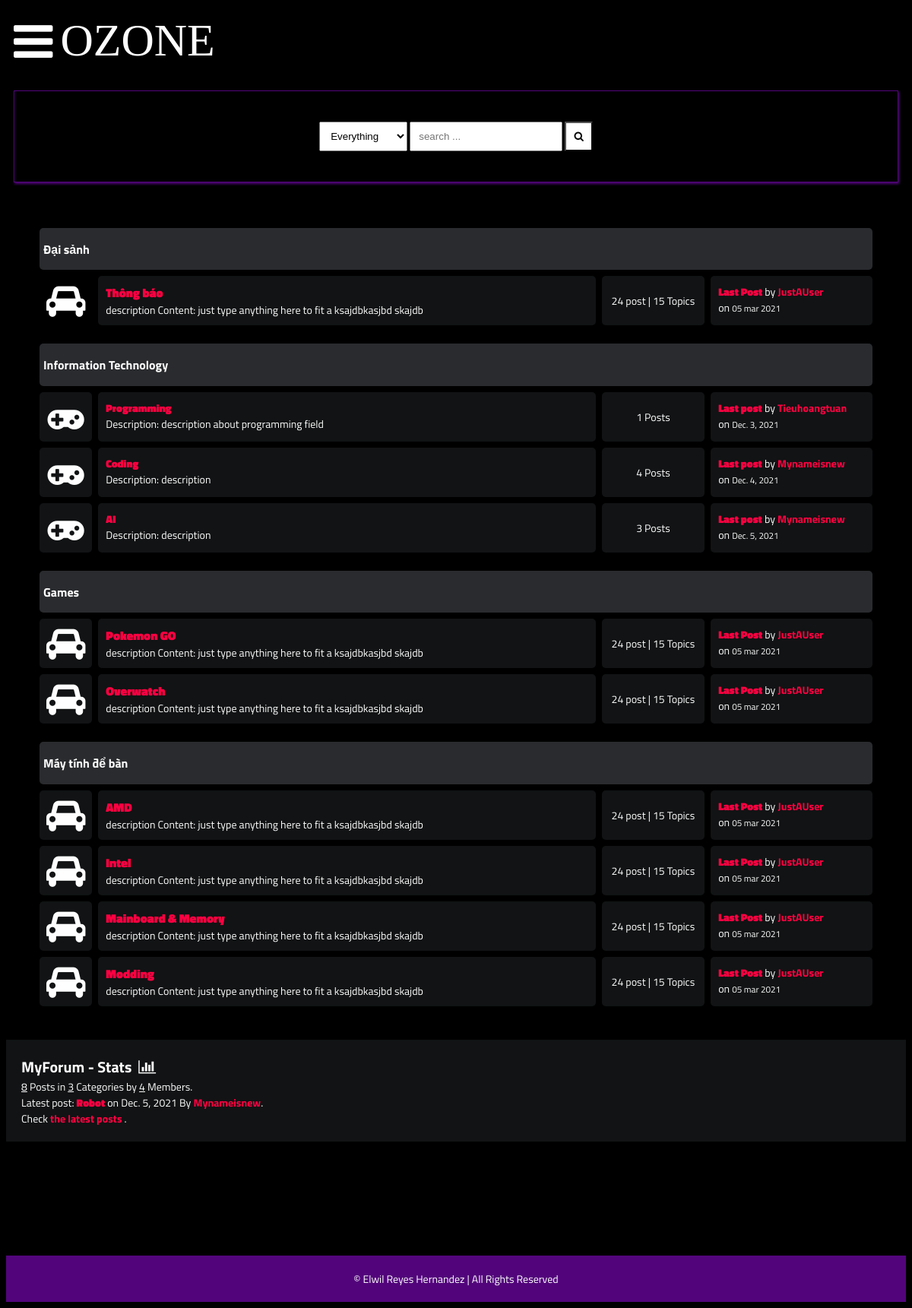
The page / on the database its author committed.
### main/models.py (models this page shows, shortened)
class Category(models.Model):
    title = models.CharField(max_length=50)
    slug = models.SlugField(max_length=400, unique=True, blank=True)
    description = models.TextField(default="description")
    class Meta:
        verbose_name_plural = "categories"
    def get_url(self):
        return reverse("posts", kwargs={
            "slug":self.slug
        })
    @property
    def num_posts(self):
        return Post.objects.filter(categories=self).count()
    @property
    def last_post(self):
        return Post.objects.filter(categories=self).latest("date")

class Post(models.Model):
    title = models.CharField(max_length=400)
    slug = models.SlugField(max_length=400, unique=True, blank=True)
    user = models.ForeignKey(Author, on_delete=models.CASCADE)
    content = HTMLField()
    categories = models.ManyToManyField(Category)
    date = models.DateTimeField(auto_now_add=True)
    approved = models.BooleanField(default=False)
    hit_count_generic = GenericRelation(HitCount, object_id_field='object_pk',
        related_query_name='hit_count_generic_relation'
    )
    tags = TaggableManager()
    comments = models.ManyToManyField(Comment, blank=True)
    closed = models.BooleanField(default=False)
    state = models.CharField(max_length=40, default="zero")
    def get_url(self):
        return reverse("detail", kwargs={
            "slug":self.slug
        })

class Author(models.Model):
    user = models.ForeignKey(User, on_delete=models.CASCADE)
    fullname = models.CharField(max_length=40, blank=True)
    slug = slug = models.SlugField(max_length=400, unique=True, blank=True)
    bio = HTMLField()
    points = models.IntegerField(default=0)
    profile_pic = ResizedImageField(size=[50, 80], quality=100, upload_to="authors", default=None, null=True, blank=True)

### main/views.py (the view)
# urls.py: path("", home, name="home"),
def home(request):
    forums = Category.objects.all()
    num_posts = Post.objects.all().count()
    num_users = User.objects.all().count()
    num_categories = forums.count()
    try:
        last_post = Post.objects.latest("date")
    except:
        last_post = []
    context = {
        "forums":forums,
        "num_posts":num_posts,
        "num_users":num_users,
        "num_categories":num_categories,
        "last_post":last_post,
        "title": "OZONE forum app"
    }
    return render(request, "forums.html", context)

### main/context_processors.py (called while the page is built, shortened)
def searchFunction(request):
    search_context = {}
    posts = Post.objects.all()
    return search_context

### templates/forums.html (shortened to what this page needs)
{% extends 'base.html' %}
{% block content %}
    <div class="container">
        <div class="subforum">
            <div class="subforum-title">
                <h1>Đại sảnh</h1>
            </div>
            <div class="subforum-row">
                <div class="subforum-icon center">
                    <i class="fa fa-car"></i>
                </div>
                <div class="subforum-description subforum-column">
                    <h1><a href="">Thông báo</a></h1>
                    <p>description Content: just type anything here to fit a ksajdbkasjbd skajdb</p>
                </div>
                <div class="subforum-stats subforum-column center">
                    <span>24 post | 15 Topics</span>
                </div>
                <div class="subforum-info subforum-column">
                    <b><a href="">Last Post</a></b> by <a href="">JustAUser</a>
                    <br>
                    on <small>05 mar 2021</small>
                </div>
            </div>
        </div>
        <div class="subforum">
            {% if forums %}
                <div class="subforum-title">
                    <h1>Information Technology</h1>
                </div>
                {% for forum in forums %}
                    <div class="subforum-row">
                        <div class="subforum-icon subforum-column center">
                            <i class="fa fa-gamepad"></i>
                        </div>
                        <div class="subforum-description subforum-column">
                            <h4><a href="{{forum.get_url}}">{{forum.title}}</a></h4>
                            <p>Description: {{forum.description}} </p>
                        </div>
                        <div class="subforum-stats subforum-column center">
                            <span>{{forum.num_posts}} Posts</span>
                        </div>
                        <div class="subforum-info subforum-column">
                            {% if forum.last_post %}
                                <b><a href="{{forum.last_post.get_url}}">Last post</a></b> by <a href="">{{forum.last_post.user.fullname|title}}</a>
                                <br>on <small>{{forum.last_post.date|date}}</small>
                            {% else %}
                                <span>No posts in this category.</span>
                            {% endif %}
                        </div>
                    </div>
                {% endfor %}
            {% else %}
                <div class="subforum-title">
                    <h1><i class="fa fa-frown-o"></i>&nbsp;you have no posts yet.</h1>
                </div>
            {% endif %}
        </div>
        <div class="subforum">
            <div class="subforum-title">
                <h1>Games</h1>
            </div>
            <div class="subforum-row">
                <div class="subforum-icon subforum-column center">
                    <i class="fa fa-car"></i>
                </div>
                <div class="subforum-description subforum-column">
                    <h1><a href="">Pokemon GO</a></h1>
                    <p>description Content: just type anything here to fit a ksajdbkasjbd skajdb</p>
                </div>
                <div class="subforum-stats subforum-column center">
                    <span>24 post | 15 Topics</span>
                </div>
                <div class="subforum-info subforum-column">
                    <b><a href="">Last Post</a></b> by <a href="">JustAUser</a>
                    <br>
                    on <small>05 mar 2021</small>
                </div>
            </div>
            <div class="subforum-row">
                <div class="subforum-icon subforum-column center">
                    <i class="fa fa-car"></i>
                </div>
                <div class="subforum-description subforum-column">
                    <h1><a href="">Overwatch</a></h1>
                    <p>description Content: just type anything here to fit a ksajdbkasjbd skajdb</p>
                </div>
                <div class="subforum-stats subforum-column center">
                    <span>24 post | 15 Topics</span>
                </div>
                <div class="subforum-info subforum-column">
                    <b><a href="">Last Post</a></b> by <a href="">JustAUser</a>
                    <br>
                    on <small>05 mar 2021</small>
                </div>
            </div>
        </div>
        <div class="subforum">
            <div class="subforum-title">
                <h1>Máy tính để bàn</h1>
            </div>
            <div class="subforum-row">
                <div class="subforum-icon subforum-column center">
                    <i class="fa fa-car"></i>
                </div>
                <div class="subforum-description subforum-column">
                    <h1><a href="">AMD</a></h1>
                    <p>description Content: just type anything here to fit a ksajdbkasjbd skajdb</p>
                </div>
                <div class="subforum-stats subforum-column center">
                    <span>24 post | 15 Topics</span>
                </div>
                <div class="subforum-info subforum-column">
                    <b><a href="">Last Post</a></b> by <a href="">JustAUser</a>
                    <br>
                    on <small>05 mar 2021</small>
                </div>
            </div>
            <div class="subforum-row">
                <div class="subforum-icon subforum-column center">
                    <i class="fa fa-car"></i>
                </div>
                <div class="subforum-description subforum-column">
                    <h1><a href="">Intel</a></h1>
                    <p>description Content: just type anything here to fit a ksajdbkasjbd skajdb</p>
                </div>
                <div class="subforum-stats subforum-column center">
                    <span>24 post | 15 Topics</span>
                </div>
                <div class="subforum-info subforum-column">
                    <b><a href="">Last Post</a></b> by <a href="">JustAUser</a>
                    <br>
                    on <small>05 mar 2021</small>
                </div>
            </div>
            <div class="subforum-row">
                <div class="subforum-icon subforum-column center">
                    <i class="fa fa-car"></i>
                </div>
                <div class="subforum-description subforum-column">
                    <h1><a href="">Mainboard & Memory</a></h1>
                    <p>description Content: just type anything here to fit a ksajdbkasjbd skajdb</p>
                </div>
                <div class="subforum-stats subforum-column center">
                    <span>24 post | 15 Topics</span>
                </div>
                <div class="subforum-info subforum-column">
                    <b><a href="">Last Post</a></b> by <a href="">JustAUser</a>
                    <br>
                    on <small>05 mar 2021</small>
                </div>
            </div>
            <div class="subforum-row">
                <div class="subforum-icon subforum-column center">
                    <i class="fa fa-car"></i>
                </div>
                <div class="subforum-description subforum-column">
                    <h1><a href="">Modding</a></h1>
                    <p>description Content: just type anything here to fit a ksajdbkasjbd skajdb</p>
                </div>
                <div class="subforum-stats subforum-column center">
                    <span>24 post | 15 Topics</span>
                </div>
                <div class="subforum-info subforum-column">
                    <b><a href="">Last Post</a></b> by <a href="">JustAUser</a>
                    <br>
                    on <small>05 mar 2021</small>
                </div>
            </div>
        </div>
    </div>
    <div class="forum-info">
        <div class="chart">
            MyForum - Stats &nbsp;<i class="fa fa-bar-chart"></i>
        </div>
        <span><u>{{num_posts}}</u> Posts in <u>{{num_categories}}</u> Categories by <u>{{num_users}}</u> Members.</span><br>
        {% if forums %}
            <span>Latest post: <b><a href="{{last_post.get_url}}">{{last_post.title}}</a></b> on {{last_post.date|date}} By <a href="">{{last_post.user.fullname|title}}</a></span>.<br>
            <span>Check <a href="{% url 'latest_posts' %}">the latest posts</a> .</span><br>
        {% endif %}
    </div>
    {% endblock content %}

### static/style.css (style rules this page uses)
* { box-sizing: border-box; }
html { font-size: 14px; font-family: 'Titillium Web', sans-serif; background-color:rgb(0,0,0); color:#FEFEFE; }
a { color:#FF0042; font-weight: bolder; text-decoration: none; }
h1 { font-size:16px; font-weight: bolder; }
.container { margin: 20px; padding: 20px; }
.subforum { margin-top:20px; }
.subforum-title { background-color:#292B2E; padding: 5px; border-radius: 5px; margin:4px; }
.subforum-row { display: grid; grid-template-columns: 7% 60% 13% 20%; }
.subforum-column { padding: 10px; margin:4px; border-radius: 5px; background-color:#111314; }
.subforum-description * { margin-block: 0; }
.center { display: flex; justify-content: center; align-items: center; }
.subforum-icon i { font-size: 45px; }
.forum-info { padding: 20px; background-color: #111314; }
.chart { font-size:20px; font-weight:bold; }

### rows shown on the page
Category: title "Programming", description "description about programming field", num_posts "1", last_post.user.fullname "Tieuhoangtuan", last_post "Dec. 3, 2021"
Category: title "Coding", description "description", num_posts "4", last_post.user.fullname "Mynameisnew", last_post "Dec. 4, 2021"
Category: title "AI", description "description", num_posts "3", last_post.user.fullname "Mynameisnew", last_post "Dec. 5, 2021"
Post: title "Robot", date "Dec. 5, 2021", user.fullname "Mynameisnew"

### other values the page prints
{{ num_posts }} "8"
{{ num_categories }} "3"
{{ num_users }} "4"
